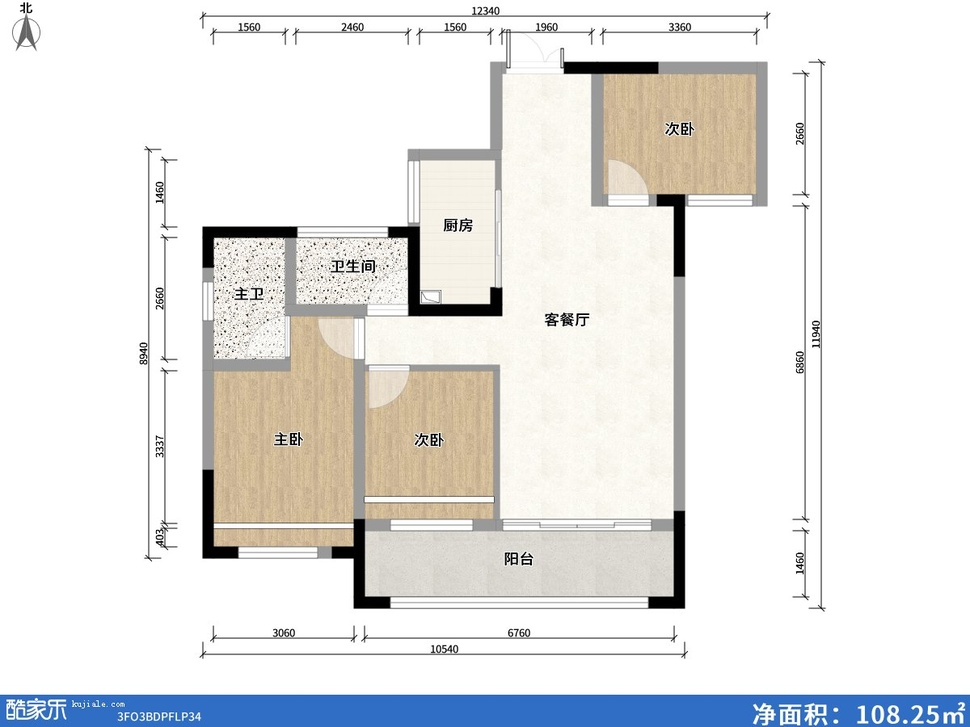
#> input picture reference/example-input.jpg, 970 x 727 px, shrunk from 1200 x 900 before the run
$ python analyze_render.py ../../../reference/example-input.jpg
#> lines starting #> are read from the running program, lines starting #| are printed output that depends on the picture
"""客观分析渲染图：亮度分布、对比度、是否过曝/欠曝、主体占比。
用真实像素统计，不靠肉眼判断。"""
import sys
from PIL import Image
import numpy as np

path = sys.argv[1]
im = Image.open(path).convert('RGB')
#> im is the input picture: PIL image 970x727 RGB; mean R, G, B 230.3, 230.4, 229.6
a = np.asarray(im).astype(np.float32) / 255.0
lum = a @ np.array([0.2126, 0.7152, 0.0722], dtype=np.float32)
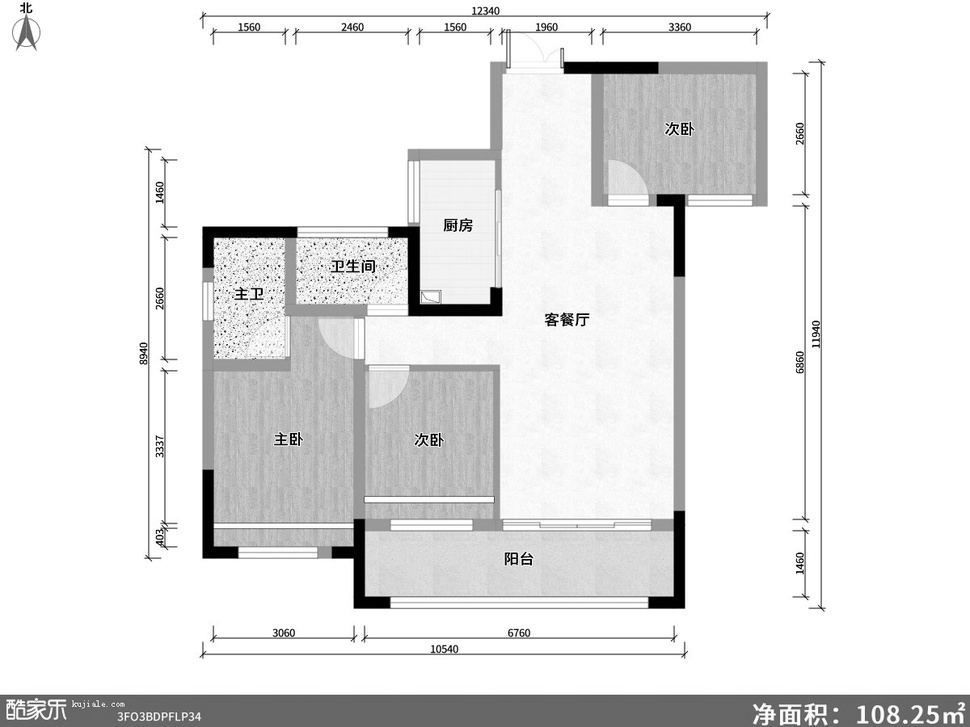
#> lum: shape (727, 970) float32; min 0, max 1, mean 0.903

print(f"file={path}")
print(f"size={im.size}")
#| size=(970, 727)
print(f"mean={lum.mean():.4f} std={lum.std():.4f} min={lum.min():.4f} max={lum.max():.4f}")
#| mean=0.9032 std=0.1938 min=0.0000 max=1.0000
print(f"p1={np.percentile(lum, 1):.4f} p50={np.percentile(lum, 50):.4f} p99={np.percentile(lum, 99):.4f}")
#| p1=0.0073 p50=1.0000 p99=1.0000
for t in (0.02, 0.05, 0.1, 0.5, 0.9):
    print(f"  frac<{t}: {(lum < t).mean() * 100:.1f}%   frac>{t}: {(lum > t).mean() * 100:.1f}%")
#> this loop made 5 passes
#|   frac<0.02: 1.3%   frac>0.02: 98.7%
#|   frac<0.05: 1.4%   frac>0.05: 98.6%
#|   frac<0.1: 1.4%   frac>0.1: 98.6%
#|   frac<0.5: 6.5%   frac>0.5: 93.5%
#|   frac<0.9: 24.3%   frac>0.9: 75.7%
print(f"dark(<0.05) = {(lum < 0.05).mean() * 100:.1f}%")
#| dark(<0.05) = 1.4%
print(f"bright(>0.6) = {(lum > 0.6).mean() * 100:.1f}%")
#| bright(>0.6) = 91.6%
print(f"colorful(sat>0.15) = {((a.max(axis=2) - a.min(axis=2)) > 0.15).mean() * 100:.1f}%")
#| colorful(sat>0.15) = 12.5%

$ run again, on reference/example-mep-edit.jpg
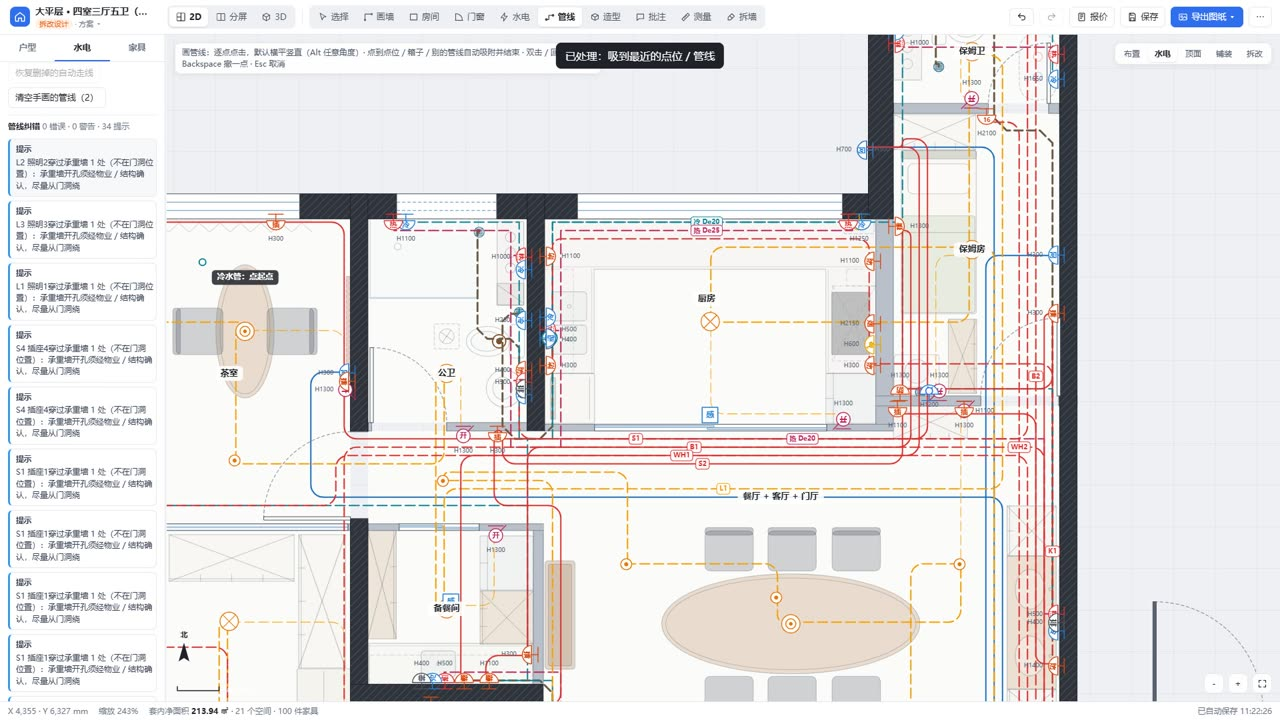
#> input picture reference/example-mep-edit.jpg, 1280 x 720 px
#> im is the input picture: PIL image 1280x720 RGB; mean R, G, B 229.2, 227.3, 227.3
#> `lum = a @ np.array([0.2126, 0.7152, 0.0722], dtype=np.float32)`:
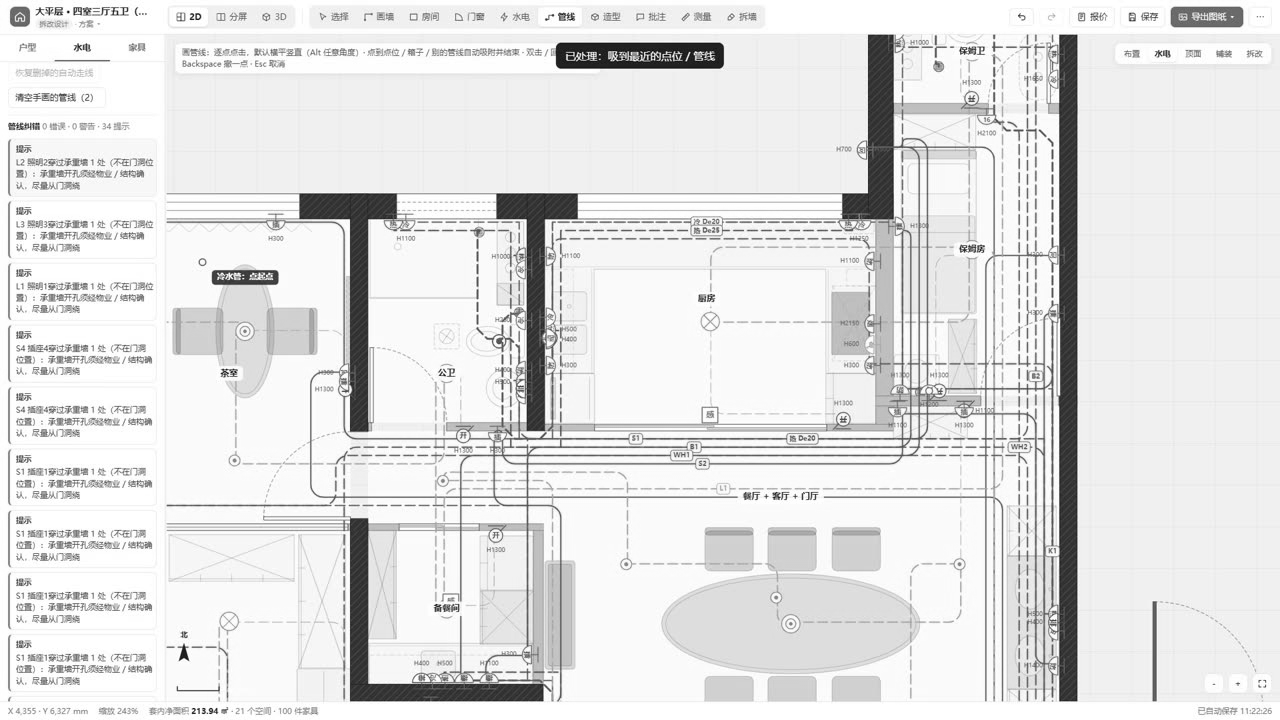
#> lum: shape (720, 1280) float32; min 0.0121, max 1, mean 0.893
#| size=(1280, 720)
#| mean=0.8929 std=0.1821 min=0.0121 max=1.0000
#| p1=0.1911 p50=0.9457 p99=1.0000
#> the loop `for t in (0.02, 0.05, 0.1, 0.5, 0.9):` made 5 passes
#|   frac<0.02: 0.0%   frac>0.02: 100.0%
#|   frac<0.05: 0.0%   frac>0.05: 100.0%
#|   frac<0.1: 0.1%   frac>0.1: 99.9%
#|   frac<0.5: 6.1%   frac>0.5: 93.9%
#|   frac<0.9: 21.9%   frac>0.9: 78.1%
#| dark(<0.05) = 0.0%
#| bright(>0.6) = 92.4%
#| colorful(sat>0.15) = 5.8%

$ run again, on reference/example-mep2d.jpg
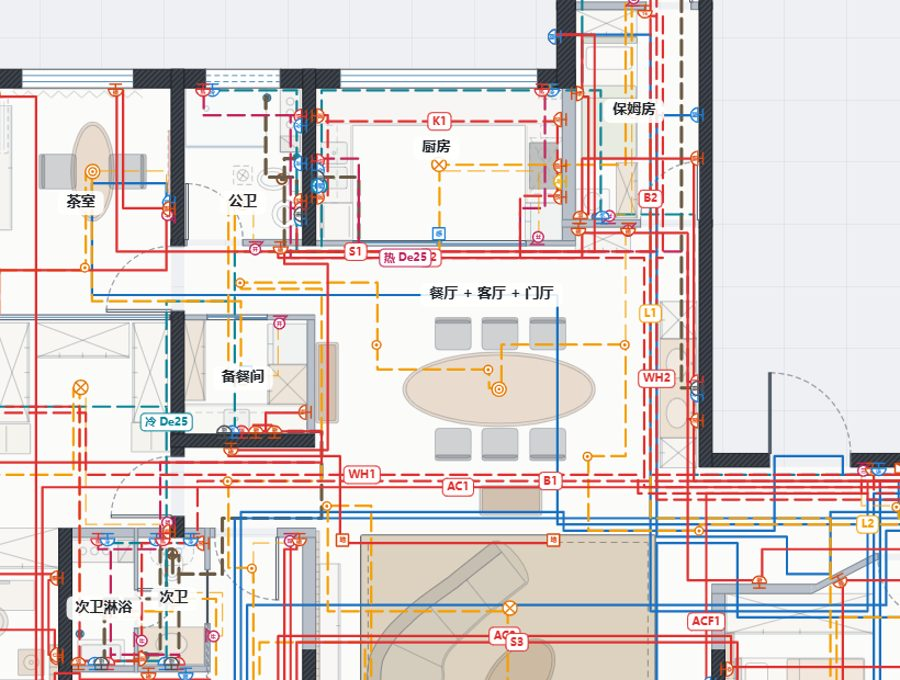
#> input picture reference/example-mep2d.jpg, 900 x 680 px
#> im is the input picture: PIL image 900x680 RGB; mean R, G, B 221.9, 213.7, 211.8
#> `lum = a @ np.array([0.2126, 0.7152, 0.0722], dtype=np.float32)`:
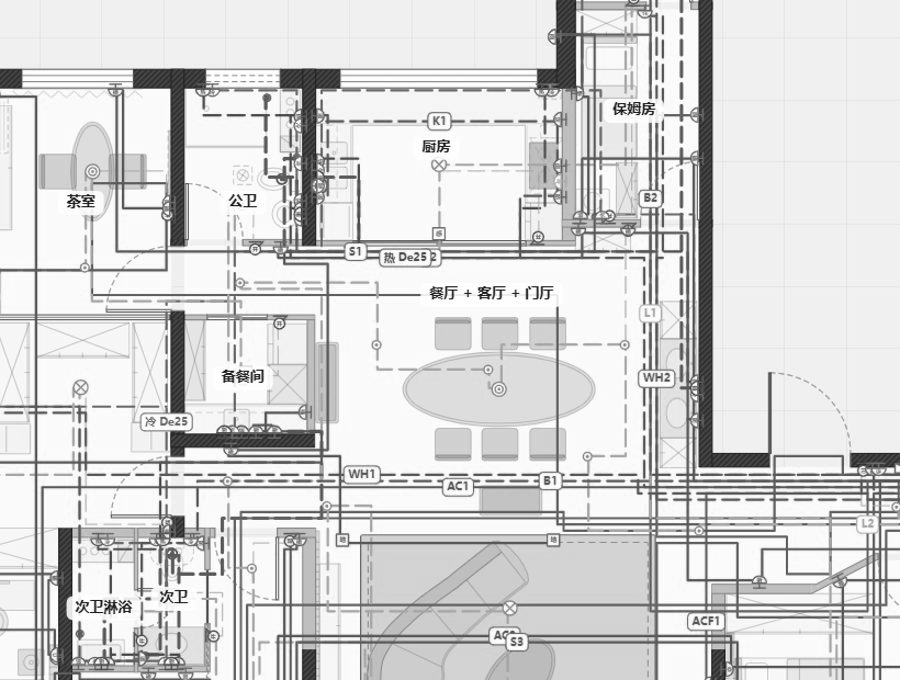
#> lum: shape (680, 900) float32; min 0.00394, max 1, mean 0.844
#| size=(900, 680)
#| mean=0.8443 std=0.2067 min=0.0039 max=1.0000
#| p1=0.1970 p50=0.9415 p99=0.9986
#> the loop `for t in (0.02, 0.05, 0.1, 0.5, 0.9):` made 5 passes
#|   frac<0.02: 0.0%   frac>0.02: 100.0%
#|   frac<0.05: 0.0%   frac>0.05: 100.0%
#|   frac<0.1: 0.0%   frac>0.1: 100.0%
#|   frac<0.5: 10.7%   frac>0.5: 89.3%
#|   frac<0.9: 36.9%   frac>0.9: 63.1%
#| dark(<0.05) = 0.0%
#| bright(>0.6) = 86.7%
#| colorful(sat>0.15) = 16.6%

$ run again, on reference/example-mep3d.jpg
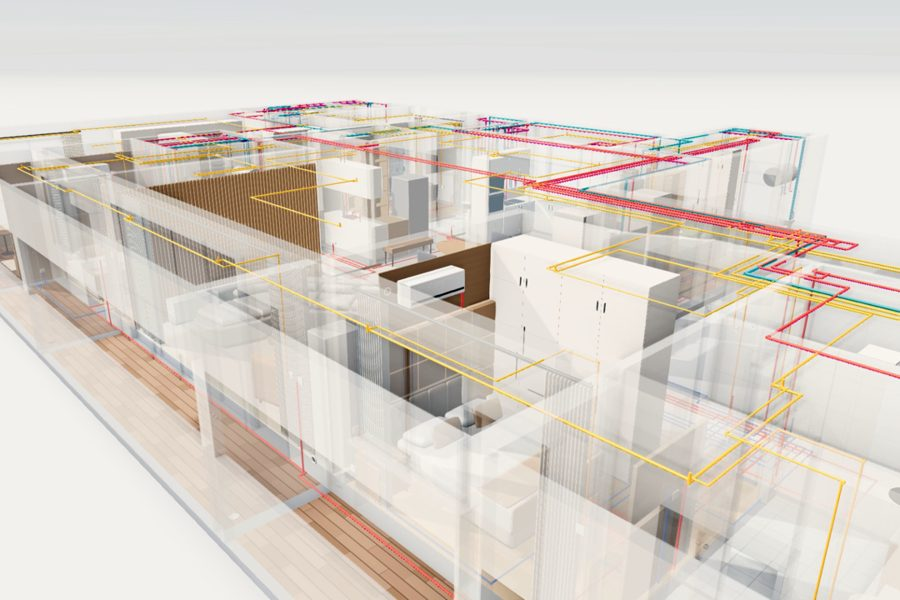
#> input picture reference/example-mep3d.jpg, 900 x 600 px
#> im is the input picture: PIL image 900x600 RGB; mean R, G, B 217.4, 209.8, 201.5
#> `lum = a @ np.array([0.2126, 0.7152, 0.0722], dtype=np.float32)`:
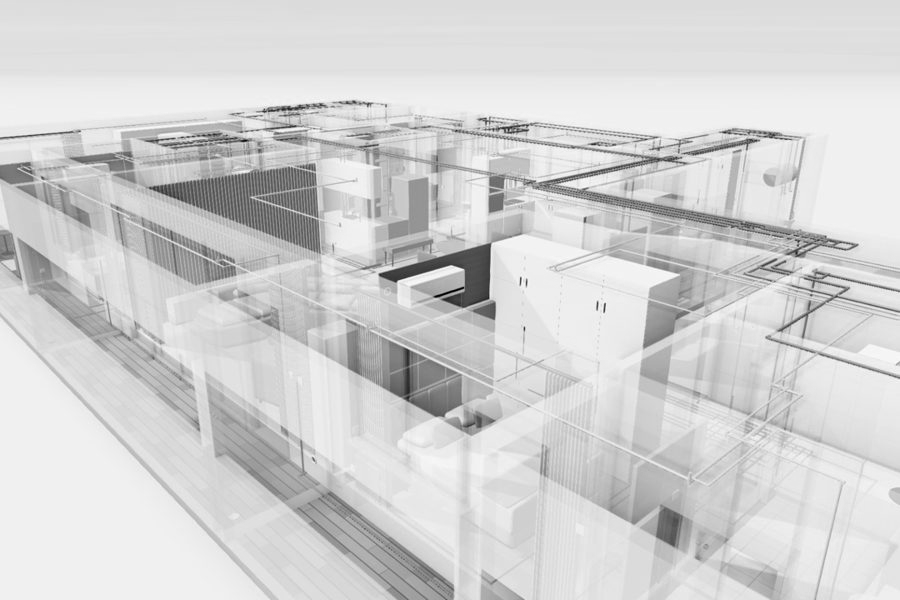
#> lum: shape (600, 900) float32; min 0, max 0.999, mean 0.827
#| size=(900, 600)
#| mean=0.8267 std=0.1274 min=0.0000 max=0.9986
#| p1=0.3593 p50=0.8703 p99=0.9476
#> the loop `for t in (0.02, 0.05, 0.1, 0.5, 0.9):` made 5 passes
#|   frac<0.02: 0.0%   frac>0.02: 100.0%
#|   frac<0.05: 0.0%   frac>0.05: 100.0%
#|   frac<0.1: 0.0%   frac>0.1: 100.0%
#|   frac<0.5: 3.7%   frac>0.5: 96.3%
#|   frac<0.9: 71.4%   frac>0.9: 28.6%
#| dark(<0.05) = 0.0%
#| bright(>0.6) = 92.7%
#| colorful(sat>0.15) = 11.8%
